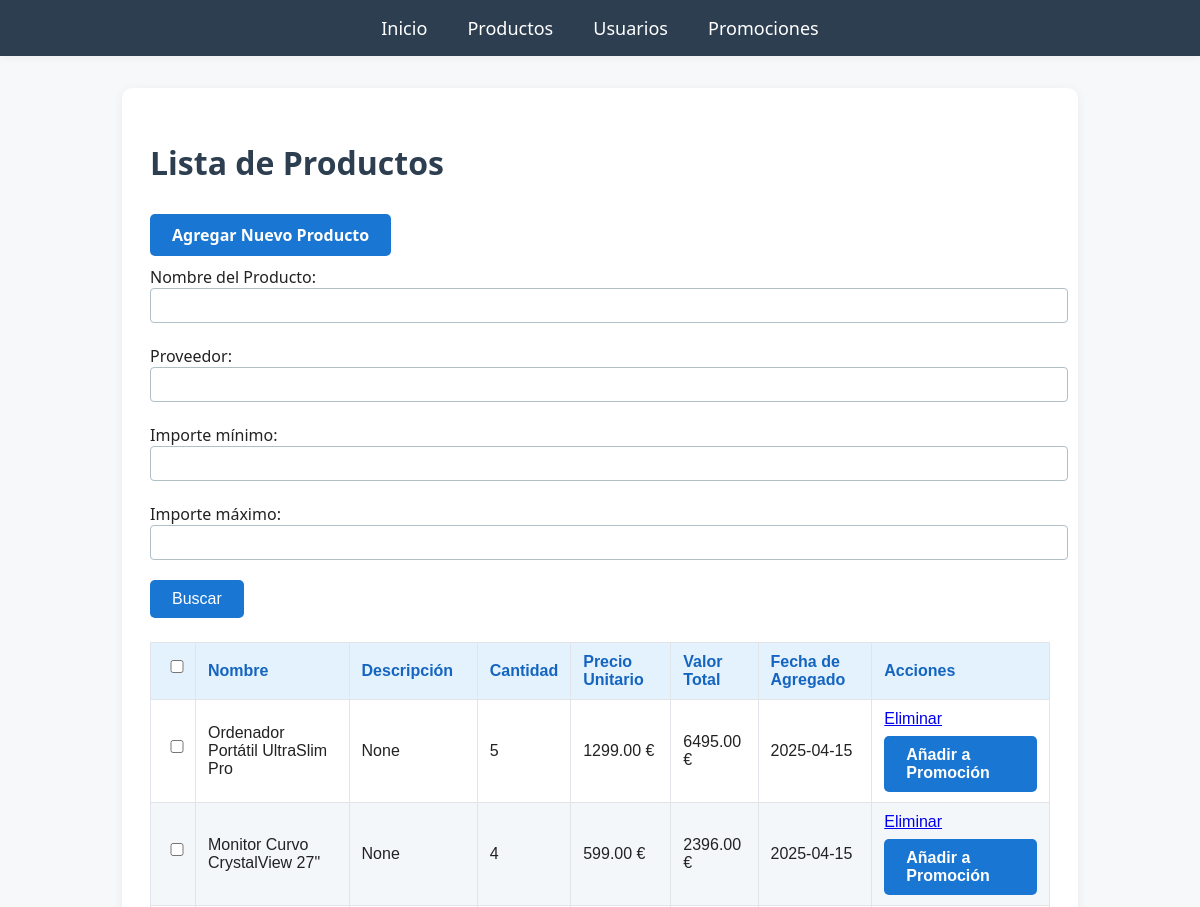
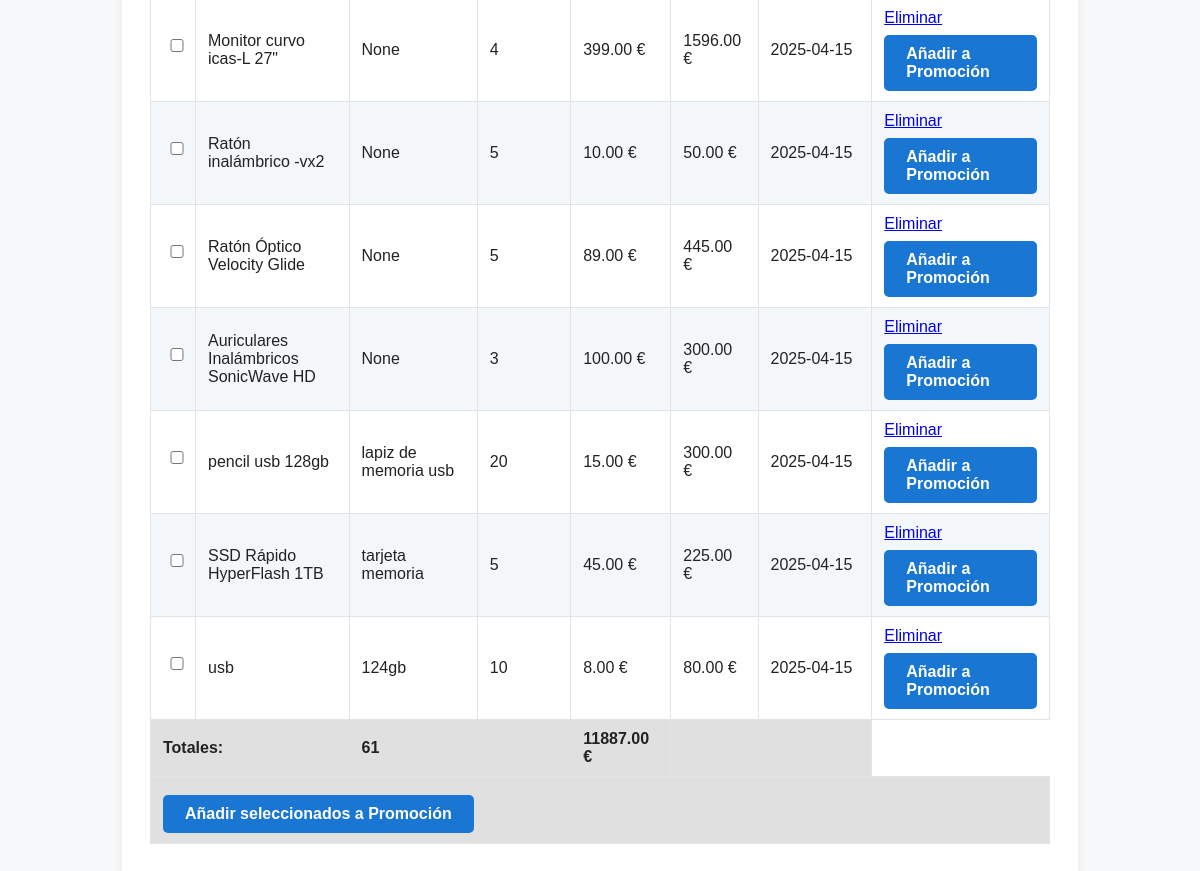
The page /productos on the database its author committed (2 pictures, top to bottom).
### app.py (models this page shows)
class ProductoInventario(db.Model):
    __tablename__ = 'productos_inventario'
    id = db.Column(db.Integer, primary_key=True, autoincrement=True)
    nombre = db.Column(db.String(255), nullable=False)
    descripcion = db.Column(db.Text, nullable=True)
    cantidad = db.Column(db.Integer, nullable=False)
    precio = db.Column(db.Numeric(10, 2), nullable=False)
    fecha_agregado = db.Column(db.Date, nullable=True)

### app.py (the view)
@app.route('/productos', methods=['GET'])
def ver_productos():
    query = ProductoInventario.query
    nombre = request.args.get('nombre', '').strip()
    proveedor = request.args.get('proveedor', '').strip()
    importe_min = request.args.get('importe_min', '').strip()
    importe_max = request.args.get('importe_max', '').strip()
    if nombre:
        query = query.filter(ProductoInventario.nombre.ilike(f'%{nombre}%'))
    if proveedor and hasattr(ProductoInventario, 'proveedor'):
        query = query.filter(ProductoInventario.proveedor.ilike(f'%{proveedor}%'))
    if importe_min:
        try:
            query = query.filter(ProductoInventario.precio >= float(importe_min))
        except ValueError:
            pass
    if importe_max:
        try:
            query = query.filter(ProductoInventario.precio <= float(importe_max))
        except ValueError:
            pass
    productos = query.all()
    return render_template('productos.html', productos=productos)

### templates/productos.html (shortened to what this page needs)
<!DOCTYPE html>
<html lang="es">
<head>
</head>
{% extends 'layout.html' %}
{% block content %}
<h1>Lista de Productos</h1>
<a href="{{ url_for('agregar_producto') }}" class="btn-promocion">Agregar Nuevo Producto</a>
<form method="GET" action="{{ url_for('ver_productos') }}" style="margin-bottom:24px;">
    <label for="nombre">Nombre del Producto:</label>
    <input type="text" id="nombre" name="nombre" value="{{ request.args.get('nombre', '') }}">
    <label for="proveedor">Proveedor:</label>
    <input type="text" id="proveedor" name="proveedor" value="{{ request.args.get('proveedor', '') }}">
    <label for="importe_min">Importe mínimo:</label>
    <input type="number" step="0.01" id="importe_min" name="importe_min" value="{{ request.args.get('importe_min', '') }}">
    <label for="importe_max">Importe máximo:</label>
    <input type="number" step="0.01" id="importe_max" name="importe_max" value="{{ request.args.get('importe_max', '') }}">
    <button type="submit">Buscar</button>
</form>
    {% if productos %}
        {% set total = [0, 0] %}
        <table>
            <thead>
                <tr>
                    <th><input type="checkbox" id="select_all" onclick="toggleAll(this)"></th>
                    <th>Nombre</th>
                    <th>Descripción</th>
                    <th>Cantidad</th>
                    <th>Precio Unitario</th>
                    <th>Valor Total</th>
                    <th>Fecha de Agregado</th>
                    <th>Acciones</th>
                </tr>
            </thead>
            <form id="form-promocion" method="POST" action="{{ url_for('agregar_a_promocion_masivo') }}">
    <tbody>
        {% for producto in productos %}
            {% set valor_producto = producto.cantidad * producto.precio %}
            {% set _ = total.__setitem__(0, total[0] + producto.cantidad) %}
            {% set _ = total.__setitem__(1, total[1] + valor_producto) %}
            <tr>
                <td><input type="checkbox" name="producto_ids" value="{{ producto.id }}"></td>
                <td>{{ producto.nombre }}</td>
                <td>{{ producto.descripcion }}</td>
                <td>{{ producto.cantidad }}</td>
                <td>{{ '%.2f'|format(producto.precio) }} €</td>
                <td>{{ '%.2f'|format(valor_producto) }} €</td>
                <td>{{ producto.fecha_agregado }}</td>
                <td>
                    <a href="{{ url_for('eliminar_producto', id=producto.id) }}">Eliminar</a>
                    <a href="{{ url_for('agregar_a_promocion', id=producto.id) }}" class="btn-promocion">Añadir a Promoción</a>
                </td>
            </tr>
        {% endfor %}
    </tbody>
    <tfoot>
        <tr>
            <td colspan="8">
                <button type="submit" class="btn-promocion">Añadir seleccionados a Promoción</button>
            </td>
        </tr>
    </tfoot>
</form>
            <tfoot>
                <tr>
                    <td colspan="2">Totales:</td>
                    <td>{{ total[0] }}</td>
                    <td></td>
                    <td>{{ '%.2f'|format(total[1]) }} €</td>
                    <td colspan="2"></td>
                </tr>
            </tfoot>
        </table>
    {% else %}
        <p>No hay productos registrados.</p>
    {% endif %}
</body>
</html>
{% endblock %}

### static/style.css (style rules this page uses)
body { background: #f6f8fa; font-family: 'Segoe UI', Arial, sans-serif; margin: 0; padding: 0; color: #222; }
h1, h2, h3 { font-weight: 700; color: #2c3e50; }
table { width: 100%; border-collapse: collapse; margin-bottom: 24px; }
th, td { border: 1px solid #e1e4e8; padding: 10px 12px; text-align: left; }
th { background: #e3f2fd; color: #1565c0; }
tr:nth-child(even) { background: #f4f7fa; }
.btn-promocion, button, input[type="submit"] { background: #1976d2; color: #fff; border: none; padding: 10px 22px; border-radius: 5px; font-size: 16px; cursor: pointer; margin-top: 8px; transition: background 0.2s; }
input, select, textarea { padding: 8px; border: 1px solid #b0bec5; border-radius: 4px; margin-bottom: 12px; width: 100%; font-size: 15px; }
form label { font-weight: 500; margin-top: 10px; display: block; }

### templates/productos.html (style rules this page uses)
table { border-collapse: collapse; width: 100%; font-family: Arial, sans-serif; }
th, td { border: 1px solid black; padding: 6px 8px; text-align: left; }
th { background-color: #f0f0f0; }
tfoot td { font-weight: bold; background-color: #e0e0e0; }
.btn-promocion { background-color: green; color: white; padding: 10px 15px; text-decoration: none; border-radius: 5px; font-weight: bold; display: inline-block; margin-top: 5px; }

### rows shown on the page
ProductoInventario: nombre "Ordenador Portátil UltraSlim Pro", descripcion "None", cantidad "5", precio "1299.00", valor_producto "6495.00", fecha_agregado "2025-04-15"
ProductoInventario: nombre "Monitor Curvo CrystalView 27\"", descripcion "None", cantidad "4", precio "599.00", valor_producto "2396.00", fecha_agregado "2025-04-15"
ProductoInventario: nombre "Monitor curvo icas-L 27\"", descripcion "None", cantidad "4", precio "399.00", valor_producto "1596.00", fecha_agregado "2025-04-15"
ProductoInventario: nombre "Ratón inalámbrico -vx2", descripcion "None", cantidad "5", precio "10.00", valor_producto "50.00", fecha_agregado "2025-04-15"
ProductoInventario: nombre "Ratón Óptico Velocity Glide", descripcion "None", cantidad "5", precio "89.00", valor_producto "445.00", fecha_agregado "2025-04-15"
ProductoInventario: nombre "Auriculares Inalámbricos SonicWave HD", descripcion "None", cantidad "3", precio "100.00", valor_producto "300.00", fecha_agregado "2025-04-15"
ProductoInventario: nombre "pencil usb 128gb", descripcion "lapiz de memoria usb", cantidad "20", precio "15.00", valor_producto "300.00", fecha_agregado "2025-04-15"
ProductoInventario: nombre "SSD Rápido HyperFlash 1TB", descripcion "tarjeta memoria", cantidad "5", precio "45.00", valor_producto "225.00", fecha_agregado "2025-04-15"
ProductoInventario: nombre "usb", descripcion "124gb", cantidad "10", precio "8.00", valor_producto "80.00", fecha_agregado "2025-04-15"

### other values the page prints
{{ total[0] }} "61"
{{ '%.2f'|format(total[1]) }} "11887.00"
